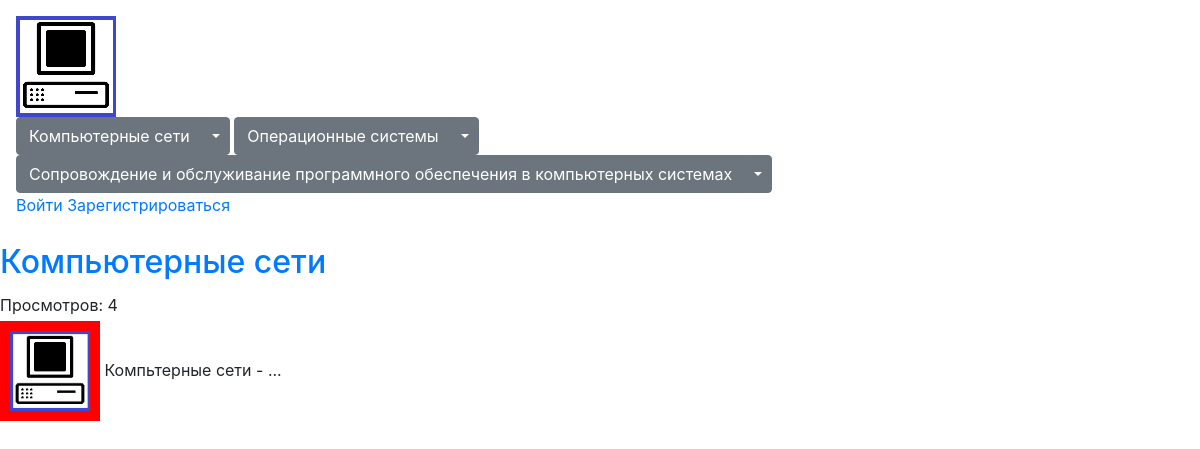
Before: / with the older database file.
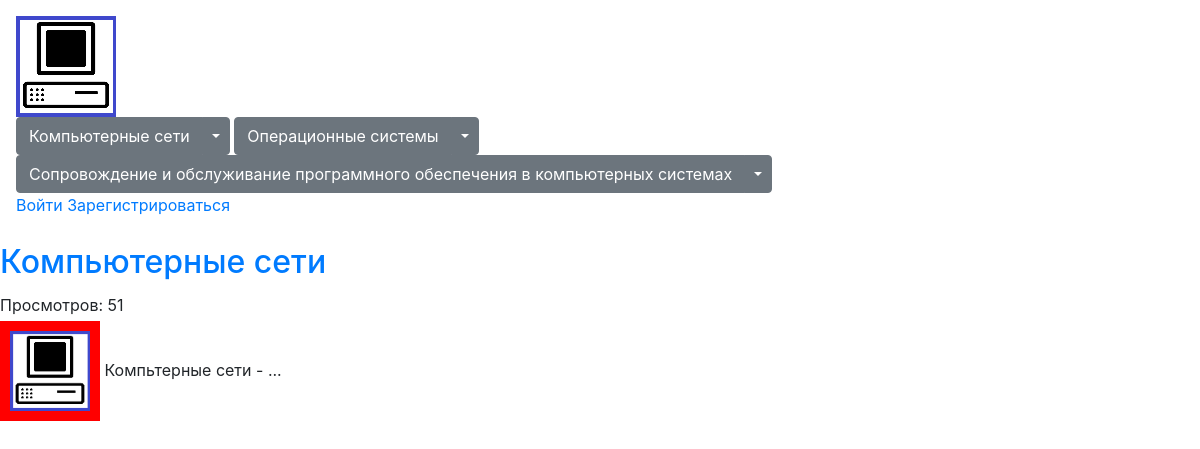
After: the same page with the newer database file.
### main/models.py (models this page shows, shortened)
class PrimaryCategory(models.Model):
    label = models.CharField(max_length=100, null=True, blank=True, verbose_name='')
    slug = models.CharField(max_length=100, null=True, blank=True, verbose_name='')
    class Meta:
        verbose_name = 'Категория'
        verbose_name_plural = 'Категорий'

class Article(models.Model):
    avatar = models.ImageField(blank=True, upload_to='img/article_avatars')
    date = models.DateTimeField(auto_now_add=True, verbose_name='Дата создания')
    author = models.ForeignKey('User', on_delete=models.PROTECT, null=True, blank=True, verbose_name='Автор')
    count = models.PositiveIntegerField(default=0)
    label = models.CharField(max_length=100, null=True, blank=True, unique=True, verbose_name='Название')
    tag = models.CharField(max_length=100, null=True, blank=True, unique=True, verbose_name='Тэг')
    text = models.TextField(verbose_name='Тест')
    preview_text = models.CharField(max_length=300, null=True, blank=True, unique=True, verbose_name='Превью текст')
    primary_category = models.ForeignKey('PrimaryCategory', on_delete=models.PROTECT, null=True, blank=True, verbose_name='Категория')
    secondary_category = models.ForeignKey('SecondaryCategory', on_delete=models.PROTECT, null=True, blank=True, verbose_name='Вторичная категория')
    class Meta:
        verbose_name = 'Статья'
        verbose_name_plural = 'Статьи'
        ordering = ['-count']

### main/views.py (the view)
# urls.py: path('', index, name='index'),
def index(request):
    articles = Article.objects.all()
    page = request.GET.get('page')
    context = get_pag(articles, 1, page)
    return render(request, 'main/articles.html', context)

### main/utilities.py (called while the page is built)
def get_pag(object_list, n, page):
    paginator = Paginator(object_list, n)
    try:
        object_list = paginator.page(page).object_list
        page = paginator.page(page)
    except PageNotAnInteger:
        object_list = paginator.page(1).object_list
        page = paginator.page(1)
    except EmptyPage:
        object_list = paginator.page(1).object_list
        page = paginator.page(1)
    context = {
        'object_list': object_list,
        'page': page
    }
    return context

### main/templates/main/articles.html (shortened to what this page needs)
{% extends 'layout/base.html' %}
{% load custom_tags %}
{% load bootstrap4 %}
{% block content %}
    {% if object_list %}
        <div class="articles-list ">
                {% for article in object_list %}
                    <div class="article_preview">
                        <h2 class="article-title"><a href="{% url 'article' article.tag %}" class="link">{{ article.label }}</a></h2>
                        <span class="views-container my-1 d-inline-block">Просмотров: <city class="views">{{ article.count }}</city></span>
                        <div class="preview-content">
                            <a href="{% url 'article' article.tag %}" class="img-link"><img src="{{ article.avatar.url }}" alt="" class="article-img d-inline-block"></a>
                            <p class="article-text d-inline-block">
                                {{ article.preview_text }}
                            </p>
                        </div>
                    </div>
                {% endfor %}
        </div>
    {% endif %}
{% endblock %}

### main/templates/layout/base.html (shortened to what this page needs)
{% load bootstrap4 %}
{% load static %}
{% load custom_tags %}
<!DOCTYPE html>
<html lang="en">
<head>
    {% bootstrap_css %}
    <link rel="stylesheet" href="{% static 'css/style.css' %}?ver={% now '%f' %}">
</head>
<body>
    <div class="header p-3">
        <img src="{% static 'img/site/logo.png' %}" alt="" class="logo">
        <nav class="navigation d-inline-block">
            {% for category in primary_categories %}
                <div class="btn-group">
                    <a href="{% url 'articles_by_category' category.slug %}" class="btn btn-secondary">{{ category.label }}</a>
                    <button type="button" class="btn btn-secondary dropdown-toggle dropdown-toggle-split" data-toggle="dropdown" aria-haspopup="true" aria-expanded="false">
                    </button>
                </div>
            {% endfor %}
        </nav>
        {%  if user.is_authenticated %}
            <div class="user-menu">
                <ul class="col nav justify-content-end">
				<li class="nav-item dropdown">
					<a href="{% url 'home' %}" class="nav-link dropdown-toggle" data-toggle='dropdown' role='button' aria-haspopup='true' aria-expanded='false'>
						{{ user.username }}
                        {% if user.avatar %}
						    <img src="{{ user.avatar.url }}" alt="" class="user-avatar rounded-circle" width="40" height="40">
                        {% else %}
                            <img src="{{ user.email|gravatar_url:40 }}" height="40" width="40" class="rounded-circle">
                        {% endif %}
					</a>
					<div class="dropdown-menu">
						<a href="{% url 'home' %}" class="dropdown-item">{{ user.username }}</a>
						<a href="{% url 'home_change' %}" class="dropdown-item">Редактировать</a>
						<div class="dropdown-divider"></div>
						<a href="{% url 'logout' %}" class="dropdown-item badge-danger">Выйти</a>
                    </div>
				</li>
			</ul>
            </div>
        {% else %}
            <div class="sing">
                <span class="sing-in"><a href="{% url 'login' %}" class="link">Войти</a></span>
                <span class="sing-up"><a href="{% url 'sing_up' %}" class="link">Зарегистрироваться</a></span>
            </div>
        {% endif %}
    </div>
    <div class="site-content">
        {% block content %}{% endblock %}
    </div>
</body>
</html>

### main/static/css/style.css (style rules this page uses)
* { box-sizing: border-box; }
.header { display: flex; flex-flow: row wrap; justify-content: space-between; }
.site-content { max-width: 1280px; margin: 10px auto; }
.preview-content .article-img { width: 100px; height: 100px; transition: 0.3s; border: 10px solid #f00; }

Changed rows visible on the page:
changed Article "Компьютерные сети": count "4" → "51"
